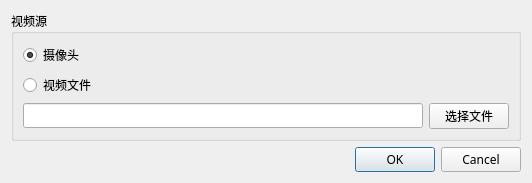
<?xml version="1.0" encoding="UTF-8"?>
<ui version="4.0">
 <class>DialogVideoSource</class>
 <widget class="QDialog" name="DialogVideoSource">
  <property name="geometry">
   <rect>
    <x>0</x>
    <y>0</y>
    <width>525</width>
    <height>168</height>
   </rect>
  </property>
  <property name="font">
   <font>
    <family>微软雅黑</family>
   </font>
  </property>
  <property name="windowTitle">
   <string>选择视频源</string>
  </property>
  <layout class="QVBoxLayout" name="verticalLayout_4">
   <property name="sizeConstraint">
    <enum>QLayout::SetFixedSize</enum>
   </property>
   <item>
    <layout class="QVBoxLayout" name="verticalLayout_3">
     <item>
      <widget class="QGroupBox" name="groupBox">
       <property name="title">
        <string>视频源</string>
       </property>
       <layout class="QHBoxLayout" name="horizontalLayout_2">
        <item>
         <layout class="QVBoxLayout" name="verticalLayout_2">
          <item>
           <layout class="QVBoxLayout" name="verticalLayout">
            <item>
             <widget class="QRadioButton" name="radioButtonCamera">
              <property name="text">
               <string>摄像头</string>
              </property>
              <property name="checked">
               <bool>true</bool>
              </property>
              <attribute name="buttonGroup">
               <string notr="true">buttonGroupVideoSource</string>
              </attribute>
             </widget>
            </item>
            <item>
             <widget class="QRadioButton" name="radioButtonFile">
              <property name="text">
               <string>视频文件</string>
              </property>
              <attribute name="buttonGroup">
               <string notr="true">buttonGroupVideoSource</string>
              </attribute>
             </widget>
            </item>
           </layout>
          </item>
          <item>
           <layout class="QHBoxLayout" name="horizontalLayout">
            <item>
             <widget class="QLineEdit" name="lineEditVideoFile">
              <property name="sizePolicy">
               <sizepolicy hsizetype="Fixed" vsizetype="Fixed">
                <horstretch>0</horstretch>
                <verstretch>0</verstretch>
               </sizepolicy>
              </property>
              <property name="minimumSize">
               <size>
                <width>400</width>
                <height>0</height>
               </size>
              </property>
             </widget>
            </item>
            <item>
             <widget class="QPushButton" name="pushButtonVideoFile">
              <property name="text">
               <string>选择文件</string>
              </property>
             </widget>
            </item>
           </layout>
          </item>
         </layout>
        </item>
       </layout>
      </widget>
     </item>
     <item>
      <widget class="QDialogButtonBox" name="buttonBox">
       <property name="orientation">
        <enum>Qt::Horizontal</enum>
       </property>
       <property name="standardButtons">
        <set>QDialogButtonBox::Cancel|QDialogButtonBox::Ok</set>
       </property>
      </widget>
     </item>
    </layout>
   </item>
  </layout>
 </widget>
 <resources/>
 <connections>
  <connection>
   <sender>buttonBox</sender>
   <signal>accepted()</signal>
   <receiver>DialogVideoSource</receiver>
   <slot>accept()</slot>
   <hints>
    <hint type="sourcelabel">
     <x>248</x>
     <y>254</y>
    </hint>
    <hint type="destinationlabel">
     <x>157</x>
     <y>274</y>
    </hint>
   </hints>
  </connection>
  <connection>
   <sender>buttonBox</sender>
   <signal>rejected()</signal>
   <receiver>DialogVideoSource</receiver>
   <slot>reject()</slot>
   <hints>
    <hint type="sourcelabel">
     <x>316</x>
     <y>260</y>
    </hint>
    <hint type="destinationlabel">
     <x>286</x>
     <y>274</y>
    </hint>
   </hints>
  </connection>
 </connections>
 <buttongroups>
  <buttongroup name="buttonGroupVideoSource"/>
 </buttongroups>
</ui>
